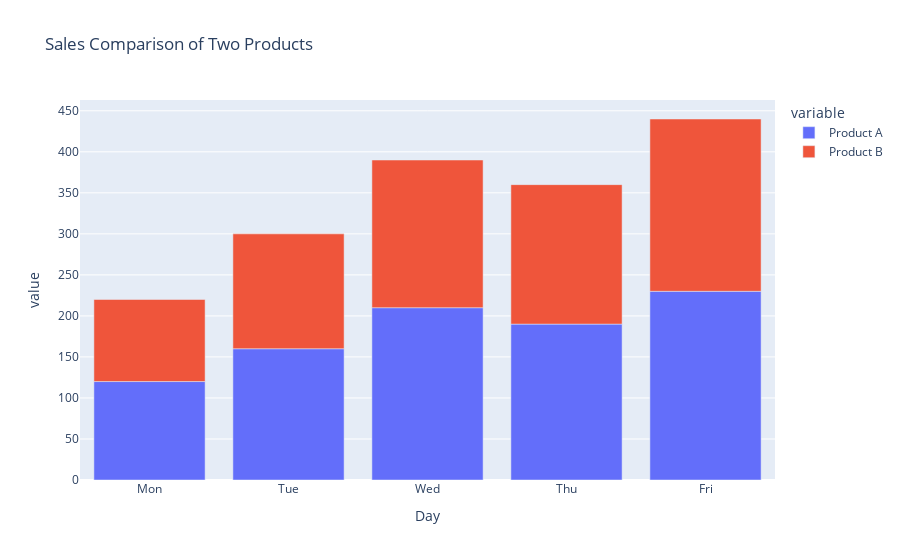

Source (notebook cell):
### Markdown cell above
### Bar Plot Example 3: Grouped Bar Plot

### Code cell
df2 = pd.DataFrame({
    "Day": ["Mon", "Tue", "Wed", "Thu", "Fri"],
    "Product A": [120, 160, 210, 190, 230],
    "Product B": [100, 140, 180, 170, 210]
})
fig = px.bar(
    df2,
    x="Day",
    y=["Product A", "Product B"],
    title="Sales Comparison of Two Products"
)
fig.show()

### Figure 1 — Plotly figure (JSON) as saved in the notebook; plotly's stock layout.template omitted (floating-point values rounded to 4 significant figures)
{"data": [{"hovertemplate": "variable=Product A<br>Day=%{x}<br>value=%{y}<extra></extra>", "legendgroup": "Product A", "marker": {"color": "#636efa", "pattern": {"shape": ""}}, "name": "Product A", "orientation": "v", "showlegend": true, "textposition": "auto", "type": "bar", "x": ["Mon", "Tue", "Wed", "Thu", "Fri"], "xaxis": "x", "y": [120, 160, 210, 190, 230], "yaxis": "y"}, {"hovertemplate": "variable=Product B<br>Day=%{x}<br>value=%{y}<extra></extra>", "legendgroup": "Product B", "marker": {"color": "#EF553B", "pattern": {"shape": ""}}, "name": "Product B", "orientation": "v", "showlegend": true, "textposition": "auto", "type": "bar", "x": ["Mon", "Tue", "Wed", "Thu", "Fri"], "xaxis": "x", "y": [100, 140, 180, 170, 210], "yaxis": "y"}], "layout": {"autosize": true, "barmode": "relative", "legend": {"title": {"text": "variable"}, "tracegroupgap": 0}, "title": {"text": "Sales Comparison of Two Products"}, "xaxis": {"anchor": "y", "autorange": true, "domain": [0, 1], "range": [-0.5, 4.5], "title": {"text": "Day"}, "type": "category"}, "yaxis": {"anchor": "x", "autorange": true, "domain": [0, 1], "range": [0, 463.2], "title": {"text": "value"}, "type": "linear"}}}
